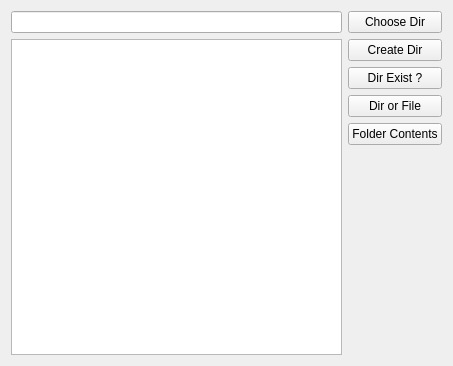
<?xml version="1.0" encoding="UTF-8"?>
<ui version="4.0">
 <class>Widget</class>
 <widget class="QWidget" name="Widget">
  <property name="geometry">
   <rect>
    <x>0</x>
    <y>0</y>
    <width>453</width>
    <height>366</height>
   </rect>
  </property>
  <property name="windowTitle">
   <string>Widget</string>
  </property>
  <layout class="QHBoxLayout" name="horizontalLayout">
   <item>
    <layout class="QVBoxLayout" name="verticalLayout">
     <item>
      <widget class="QLineEdit" name="lineEdit"/>
     </item>
     <item>
      <widget class="QListWidget" name="listWidget"/>
     </item>
    </layout>
   </item>
   <item>
    <layout class="QVBoxLayout" name="verticalLayout_2">
     <item>
      <widget class="QPushButton" name="chooseDirButton">
       <property name="text">
        <string>Choose Dir</string>
       </property>
      </widget>
     </item>
     <item>
      <widget class="QPushButton" name="createDirButton">
       <property name="text">
        <string>Create Dir</string>
       </property>
      </widget>
     </item>
     <item>
      <widget class="QPushButton" name="dirExistButton">
       <property name="text">
        <string>Dir Exist ?</string>
       </property>
      </widget>
     </item>
     <item>
      <widget class="QPushButton" name="dirOrFileButton">
       <property name="text">
        <string>Dir or File</string>
       </property>
      </widget>
     </item>
     <item>
      <widget class="QPushButton" name="folderContentsButton">
       <property name="text">
        <string>Folder Contents</string>
       </property>
      </widget>
     </item>
     <item>
      <spacer name="verticalSpacer">
       <property name="orientation">
        <enum>Qt::Vertical</enum>
       </property>
       <property name="sizeHint" stdset="0">
        <size>
         <width>20</width>
         <height>40</height>
        </size>
       </property>
      </spacer>
     </item>
    </layout>
   </item>
  </layout>
 </widget>
 <resources/>
 <connections/>
</ui>
